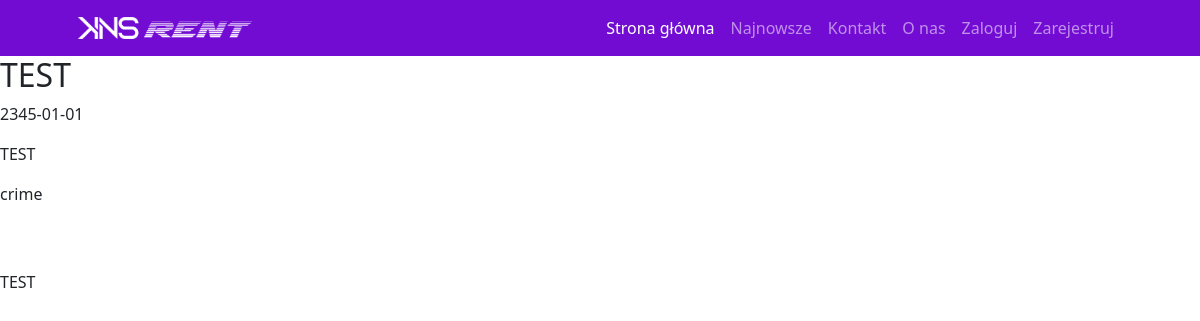
Page /pages/moviePage.php?id=4 on the committed database.
### tables this page shows
CREATE TABLE `videos` (
  `id` int(11) NOT NULL,
  `title` varchar(60) NOT NULL,
  `genre` varchar(30) NOT NULL,
  `releaseYear` date NOT NULL,
  `director` varchar(60) NOT NULL,
  `photoDirectory` varchar(255) NOT NULL,
  `description` longtext NOT NULL,
  `dateAdded` date NOT NULL
);

### pages/moviePage.php (the view, shortened to what this page needs)
<?php
$conn=new mysqli('localhost:3306', USER, PASSWD, DBNAME);
$res=$conn->query("SELECT * FROM videos WHERE id={$_GET["id"]};")->fetch_assoc();
?>
<!DOCTYPE html>
<html lang="en">
<head>
    <link href="../css/styles.css" rel="stylesheet" />
    <link href="../css/styles_2.css" rel="stylesheet" />
</head>
<body>
<?php include "../php/header.php" ?>
<h2><?=$res["title"]?></h2>
<p><?=$res["releaseYear"]?></p>
<p><?=$res["director"]?></p>
<p><?=$res["genre"]?></p><br>
<p><?=$res["description"]?></p>
</body>
</html>

### rows in the picture
videos: title "TEST", releaseYear "2345-01-01", director "TEST", genre "crime", description "TEST"
